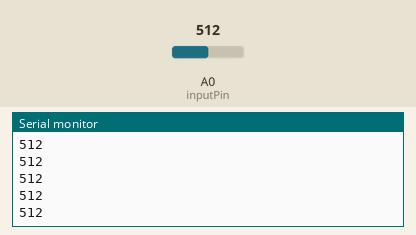
Recording of a sketch running on a simulated Arduino Uno, built with avr-gcc and run on an emulated ATmega328P. Parts: the last lines printed to the serial monitor. The test bench sets the inputs (shaded band); at power-on: A0 (inputPin) = 512.

Above: at 1.2 s.
1.3 s: A0 (inputPin) set to 716
At 2.4 s:
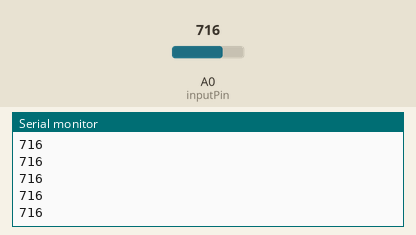
2.8 s: A0 (inputPin) set to 900
At 3.9 s:
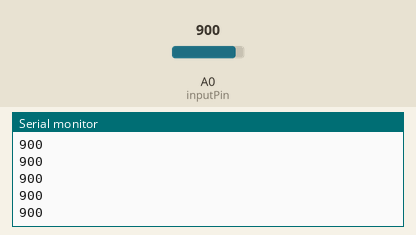
Timing chart, 0 to 5.0 s (numbered marks = the images above; inputs shaded):
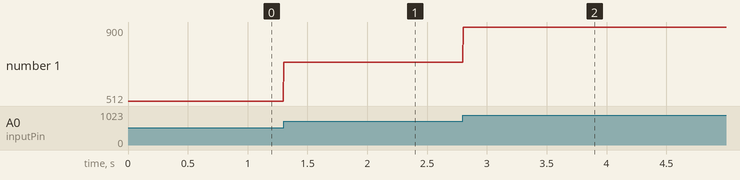

Measured:
- after the input at 1.3 s, the serial monitor: prints a new line at once (image 1)
- after the input at 2.8 s, the serial monitor: prints a new line at once (image 2)
- plotted number 1: 512 → 716 after the input at 1.3 s, 716 → 900 after the input at 2.8 s

The sketch:

AnalogInToSerial_500Hz.ino
```cpp
/*
  AnalogInToSerial_500Hz

  Reads 1 analog input pin and prints the time and results to the Serial Monitor.

  Created 1/15/21 by DJ based on AnalogInToSerial.
  Updated 3/6/21 by DJ - make sampling rate more constant
  Updated 6/8/21 by DJ - renamed from AnalogInToSerial_Time3Chan_v2
  Updated 7/28/22 by DJ - switched to 1 channel, renamed to AnalogInToSerial_500Hz
*/

// Declare Constants & Initialize Variables
const int inputPin = A0;                        // Analog input pin
unsigned long currentTime = 0;                  // time
unsigned long nextTime = 0;                     // time to record sample
int sensorValue = 0;                            // value read from the analog input pin
const unsigned int fs = 500;                    // sampling rate in Hz (max should be 500)
const unsigned int delayTimeMs = (1000/fs);     // ms to wait between samples


// Run once on startup
void setup() {
  // initialize serial communications at 500000 bps:
  Serial.begin(500000);
  currentTime = millis();
}


// Run repeatedly
void loop() {

  // get the current time
  while (currentTime<nextTime) {
    currentTime = millis();
  }

  // print the time to the Serial Monitor
  //Serial.print(currentTime);
  //Serial.print(" ");

  // read the analog input value
  sensorValue = analogRead(inputPin);
  // print the results to the Serial Monitor:
  Serial.println(sensorValue);

  // wait to keep the sampling rate constant:
  nextTime = nextTime+delayTimeMs;
}
```
